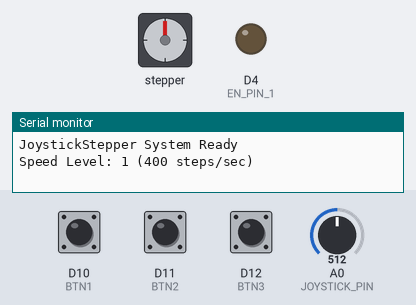
A program run on a simulated Arduino Uno R4 WiFi. Shown: stepper motor, output pins drawn as LEDs (lit = HIGH), the last lines printed to the serial monitor. Inputs (shaded band) come from the test bench; at power-on: A0 (JOYSTICK_PIN) = 512, D10 (BTN1) HIGH, D11 (BTN2) HIGH, D12 (BTN3) HIGH. Stepper angles assume 200 steps per turn.

Above: at 1.2 s.
1.3 s: A0 (JOYSTICK_PIN) set to 555
At 1.45 s:
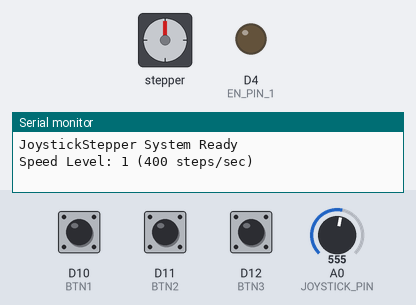
At 2.35 s:
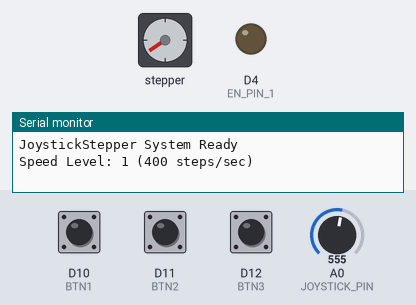
4.3 s: D10 (BTN1) pulled LOW for 0.15 s
At 4.45 s:
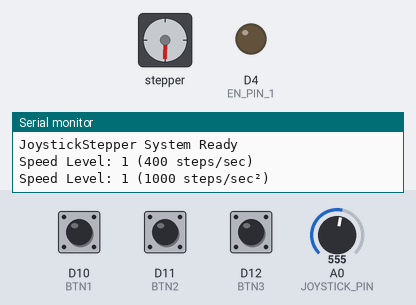
7.4 s: D11 (BTN2) pulled LOW for 0.15 s
At 7.75 s:
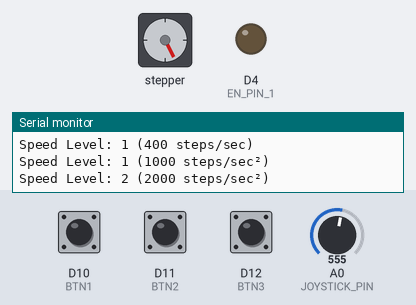
10.5 s: D12 (BTN3) pulled LOW for 0.15 s
13.6 s: D10 (BTN1) pulled LOW for 1 s
16.6 s: D11 (BTN2) pulled LOW for 1 s
Timing chart, 0 to 20.6 s (numbered marks = the images above; inputs shaded):
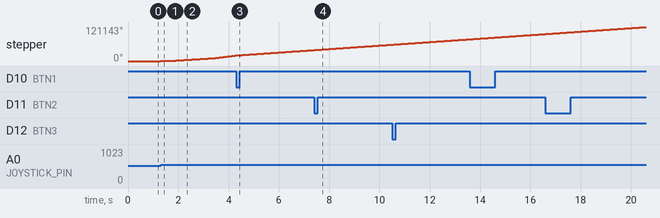

Measured:
- the behaviour switches between 542 and 543 on A0 (JOYSTICK_PIN) (found by bisection; images 0 and 1)
- after the input at 1.3 s, stepper: keeps turning clockwise at about 6664°/s, starting at once

The program:

main.cpp
```cpp
#include <AccelStepper.h>

// --- Wiring ---
#define EN_PIN_1 4
#define STEP_PIN_1 2
#define DIR_PIN_1 3

#define JOYSTICK_PIN A0

// --- Buttons ---
#define BTN1 10 // green
#define BTN2 11 // blue
#define BTN3 12 // yellow

AccelStepper stepper1(AccelStepper::DRIVER, STEP_PIN_1, DIR_PIN_1);

// --- Acceleration presets (steps/sec²) ---
const float ACCEL1 = 1000;  // slow acceleration
const float ACCEL2 = 2000;  // medium acceleration
const float ACCEL3 = 4000;  // fast acceleration

float selectedAcceleration = ACCEL1; // default acceleration
int currentSpeedLevel = 1; // 1, 2, or 3

// --- Joystick tuning ---
const int DEADZONE = 30;
int BASE_JOYSTICK_POSITION;

// --- Button state tracking ---
bool btn1LastState = HIGH;
bool btn2LastState = HIGH;
bool btn3LastState = HIGH;

// --- Joystick position tracking ---
long currentTargetPosition = 0;

void setup()
{
  Serial.begin(9600);

  while (!Serial)
    ;

  pinMode(EN_PIN_1, OUTPUT);
  digitalWrite(EN_PIN_1, LOW); // Enable driver

  pinMode(BTN1, INPUT_PULLUP);
  pinMode(BTN2, INPUT_PULLUP);
  pinMode(BTN3, INPUT_PULLUP);

  stepper1.setMaxSpeed(8000); // set a high max speed for acceleration control
  stepper1.setAcceleration(ACCEL1); // default acceleration

  BASE_JOYSTICK_POSITION = analogRead(JOYSTICK_PIN);

  Serial.println("JoystickStepper System Ready");
  Serial.println("Speed Level: 1 (400 steps/sec)");
}

void loop()
{
  // --- Button speed selection with edge detection ---
  bool btn1Current = digitalRead(BTN1);
  bool btn2Current = digitalRead(BTN2);
  bool btn3Current = digitalRead(BTN3);

  // Check for button press (transition from HIGH to LOW)
  if (btn1Current == LOW && btn1LastState == HIGH)
  {
    selectedAcceleration = ACCEL1;
    currentSpeedLevel = 1;
    stepper1.setAcceleration(selectedAcceleration);
    Serial.println("Speed Level: 1 (1000 steps/sec²)");
  }
  else if (btn2Current == LOW && btn2LastState == HIGH)
  {
    selectedAcceleration = ACCEL2;
    currentSpeedLevel = 2;
    stepper1.setAcceleration(selectedAcceleration);
    Serial.println("Speed Level: 2 (2000 steps/sec²)");
  }
  else if (btn3Current == LOW && btn3LastState == HIGH)
  {
    selectedAcceleration = ACCEL3;
    currentSpeedLevel = 3;
    stepper1.setAcceleration(selectedAcceleration);
    Serial.println("Speed Level: 3 (4000 steps/sec²)");
  }

  // Update button states
  btn1LastState = btn1Current;
  btn2LastState = btn2Current;
  btn3LastState = btn3Current;

  // --- Joystick motion control ---
  int currentPosition = analogRead(JOYSTICK_PIN);
  int delta = currentPosition - BASE_JOYSTICK_POSITION;

  if (abs(delta) > DEADZONE)
  {
    // Map joystick to position change rate
    float normalized = constrain((float)delta / 512.0, -1.0, 1.0);
    // Increase target position based on joystick
    currentTargetPosition += (long)(normalized * 50.0); // adjust 50 for sensitivity
    stepper1.moveTo(currentTargetPosition);
  }

  stepper1.run();
}
```

JoystickReader.h
```cpp
#include "Arduino.h"

const int JOYSTICK_MAX = 521;
const int MAX_INCREMENT_PER_S = 50;
const int MINIMUM_DETECTABLE_ANGLE = 18;

class JoystickReader
{
private:
    uint8_t joyStickAnalogPin;
    double currentAngle;
    unsigned long lastUpdateMillis = 0;
    int maxAngle;
    int signMul;
    int lastJoystickValue = 0; // last read value from joystick X
    int baseValue = 0;

public:
    JoystickReader(int startingAngle, int maxAngle, bool flipped);

    // Set up the joystick servo with the given servo and joystick pin
    // Initializes the servo to the straight angle and reads the base value from the joystick
    void setUp(uint8_t joyStickAnalogPin);

    // Get the increment based on the joystick position
    // Returns a value between -MAX_INCREMENT and MAX_INCREMENT
    // If the change is less than MINIMUM_DETECTABLE_ANGLE, it ignores the change
    double getIncrementFromJoystick(unsigned long milliseconds);

    // Update the servo angle based on the increment
    // Ensures the angle is constrained between 0 and 180 degrees
    uint8_t setUpdatedCurrentAngle(double increment);
};
```

JoystickReader.cpp
```cpp
#include <Arduino.h>
#include <JoystickReader.h>

JoystickReader::JoystickReader(int startingAngle, int maxAngle, bool flipped)
{
    this->currentAngle = startingAngle;
    this->maxAngle = maxAngle;
    this->signMul = flipped ? -1 : 1; // Set the sign multiplier based on the flipped state
}

void JoystickReader::setUp(uint8_t joyStickAnalogPin)
{
    this->joyStickAnalogPin = joyStickAnalogPin;
    this->baseValue = analogRead(joyStickAnalogPin);
    this->lastJoystickValue = baseValue; // Initialize lastJoystickValue to the base value
    this->lastUpdateMillis = millis();
}

uint8_t JoystickReader::setUpdatedCurrentAngle(double increment)
{
    double newAngle = currentAngle + increment;
    currentAngle = constrain(newAngle, 0.0, (double)maxAngle);

    return (uint8_t)round(currentAngle);
}

double JoystickReader::getIncrementFromJoystick(unsigned long milliseconds)
{
    const int joystickValue = analogRead(joyStickAnalogPin);
    const int rawDelta = joystickValue - baseValue;
    const unsigned long deltaMillis = (milliseconds - lastUpdateMillis);
    lastUpdateMillis = milliseconds;

    // Dead zone in ADC counts
    if (abs(rawDelta) < MINIMUM_DETECTABLE_ANGLE)
    {
        return 0.0;
    }

    const double deltaSeconds = (deltaMillis) / 1000.0;
    int clamped = constrain(rawDelta, -JOYSTICK_MAX, JOYSTICK_MAX);

    // Apply direction flip if needed
    clamped *= signMul;

    const double scaledClamp = (double)clamped / (double)JOYSTICK_MAX; // Scale to -1.0 to 1.0
    const double rate = scaledClamp * MAX_INCREMENT_PER_S;

    // Convert rate to angle increment given elapsed time
    return rate * deltaSeconds;
}
```
